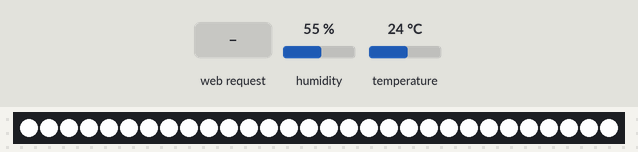
Recording of a sketch running on a simulated ESP8266 (NodeMCU). Parts: 30 RGB LEDs in strip order, left to right. Inputs (shaded band) come from the test bench; at power-on: humidity 55 %, temperature 24 °C. WiFi joins after 1.5 s; servers stay silent unless stated; what the sketch prints to the serial monitor is not drawn.

Above: at 2.7 s.
2.8 s: HTTP request GET /LED_WARN_ON received
At 5.2 s:
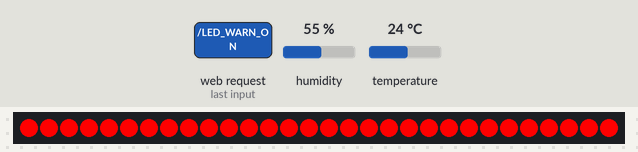
5.5 s: HTTP request GET /LED_NTH received
At 6.0 s:
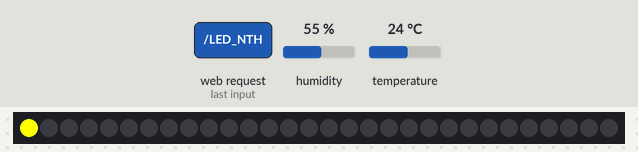
7.0 s: HTTP request GET /LED=ON received
At 8.7 s:
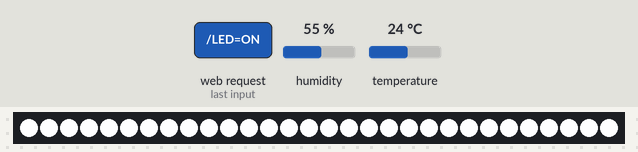
Timing chart, 0 to 10.2 s (numbered marks = the images above; inputs shaded):
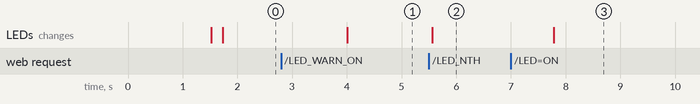

Measured:
- after the input at 2.8 s, the LEDs: change after 1.2 s (image 1)
- after the input at 5.5 s, the LEDs: change after 0.06 s (image 2)
- after the input at 7.0 s, the LEDs: change after 0.78 s (image 3)

The sketch:

non_music_dht11_addition.ino
```cpp
#include <Arduino.h>
#include <ESP8266WiFi.h>
#include <WebSocketsServer.h>
#include <Hash.h>
#include <WiFiUdp.h>
#include <Adafruit_NeoPixel.h>
#include "DHT.h"


const int LED_ON=1;
const int LED_OFF=2;
const int LED_NTH = 3;
const int LED_WARN_ON=6;
const int LED_WARN_OFF=7;
const int LED_NTH_ONLY=8;

const int TEMP_TO_WARN = 60;
const int HUMID_TO_WARN = 60;

int ledStripMode = LED_ON;

// ------------- SETUP for WS2812-----------------------
// DEFINE PIN = GPI3 (USE RX)
#define PIN 3
// Set to the number of LEDs in your LED strip
#define NUM_LEDS 30
// Maximum number of packets to hold in the buffer. Don't change this.
#define BUFFER_LEN 1024
// Toggles FPS output (1 = print FPS over serial, 0 = disable output)
#define PRINT_FPS 0

// ------------- SETUP for DHT11-----------------------
#define DHTTYPE DHT11

WiFiClient client;
const int DHTPin = 5;
const int channelID = 1855735; //
const char* dhtServer = "api.thingspeak.com";
String writeAPIKey = "43ABY00L7T9D5X6R";
const int postingInterval = 2 * 1000; // post data every 2 seconds

DHT dht(DHTPin, DHTTYPE);
// ------------------------ END SETUP ------------------------------

// Wifi and socket settings
const char* ssid     = "Dung Duong";
const char* password = "meomeogaugau";
bool state=false;


Adafruit_NeoPixel ledstrip = Adafruit_NeoPixel(30, PIN, NEO_GRB + NEO_KHZ800);

WiFiServer server(8191);

// Network information
// IP must match the IP in config.py
//IPAddress ip(192, 168, 1, 98);
// Set gateway to your router's gateway
//IPAddress gateway(192, 168, 1, 1);
//IPAddress subnet(255, 255, 255, 0);

void setup() {
    pinMode(3, FUNCTION_0);
    Serial.begin(115200);
    //WiFi.config(ip, gateway, subnet);
    WiFi.mode(WIFI_STA);
    WiFi.begin(ssid, password);
    Serial.println("");
    // Connect to wifi and print the IP address over serial
    while (WiFi.status() != WL_CONNECTED) {
        delay(500);
        Serial.print(".");
    }
     server.begin();
    Serial.println("");
    Serial.print("Connected to ");
    Serial.println(ssid);
    Serial.print("IP address: ");
    Serial.println(WiFi.localIP());
    // ledstrip.init(NUM_LEDS);
    ledstrip.begin();
    state=true;
    dht.begin();
    ledStripMode = LED_ON;
}

uint8_t N = 0;
#if PRINT_FPS
    uint16_t fpsCounter = 0;
    uint32_t secondTimer = 0;
#endif
void turnOnLed() {
    for(int i=0;i<NUM_LEDS; ++i)
      ledstrip.setPixelColor(i, 255,255,255);
    ledstrip.show();
}
void turnOffLed() {
    for(int i=0;i<NUM_LEDS; ++i)
      ledstrip.setPixelColor(i, 0,0,0);
    ledstrip.show();
}
void turnNthLed(int n){
  Serial.print("Turn on ");
  Serial.println(n);
  for(int i=0;i<NUM_LEDS; ++i){
      if(i==n) {ledstrip.setPixelColor(i,255,255,0);}
      else ledstrip.setPixelColor(i, 0,0,0);
      }
    ledstrip.show();

}
void ledWarn(){
  for(int i=0;i<30; ++i)
    ledstrip.setPixelColor(i, 255,0,0);
  ledstrip.show();
  delay(1000);
}
void dht11Handle(){
 float temp = dht.readTemperature();
  float tempF = dht.readTemperature(true);
  float humi = dht.readHumidity();
  if (isnan(temp) || isnan(humi)) {
          Serial.println("Failed to read from DHT sensor!");
          return;
  }
  if(temp > TEMP_TO_WARN && humi > HUMID_TO_WARN){
    //do something?
  }
  if (client.connect(dhtServer, 80)) {
          // Construct API request body
          String body = "field1=" + String(temp, 1) + "&field2=" + String(tempF, 1) + "&field3=" + String(humi, 1);
          client.print("POST /update HTTP/1.1\n");
          client.print("Host: api.thingspeak.com\n");
          client.print("Connection: close\n");
          client.print("X-THINGSPEAKAPIKEY: " + writeAPIKey + "\n");
          client.print("Content-Type: application/x-www-form-urlencoded\n");
          client.print("Content-Length: ");
          client.print(body.length());
          client.print("\n\n");
          client.print(body);
          client.print("\n\n");
          Serial.printf("Nhiet do %s - Do am %s\r\n", String(temp, 1).c_str(), String(humi, 1).c_str());
  }

  client.stop();

}

// ----------------------------------- GET REQUEST STRING FOR MODE USING-------------------------------

void getRequestString(){
  WiFiClient client = server.available();
  if (!client){
    return;
  }

  Serial.println("Waiting for new client");
  while(!client.available())
  {
    delay(1);
  }
  String request = client.readStringUntil('\r');
  Serial.println(request);
  client.flush();
    delay(1);
  if(request.indexOf("/LED=ON") != -1){
    Serial.println("Received");
    ledStripMode= LED_ON;
    state = true;
  }
  else if(request.indexOf("/LED=OFF") != -1){
    Serial.println("Received");
    ledStripMode= LED_OFF;
    state = true;
  }
  else if(request.indexOf("/LED_WARN_ON")!= -1){
    Serial.println("Received");
    ledStripMode= LED_WARN_ON;
    state = true;
  }
  else if(request.indexOf("/LED_WARN_OFF") != -1){
    Serial.println("Received");
    ledStripMode= LED_WARN_OFF;
    state = true;
  }
  else if(request.indexOf("/LED_NTH") != -1){
    String nth;
    int index = request.indexOf("/LED_NTH")+9;
    for(int i=index;i<request.length();++i){
      if(request[i] == ' '){
        break;
      }
      nth += request[i];
    }
    turnNthLed(nth.toInt());
  }

  Serial.println("Client disonnected");

}


void loop() {
  if(state == true){
    dht11Handle();
      if(ledStripMode == LED_ON ) {
        Serial.println("Turn on Led");
        turnOnLed();
        state = false;
        delay(50);
      }else if(ledStripMode == LED_OFF){
        Serial.println("Turn off led");
        turnOffLed();
        state = false;
        delay(50);
      }else if(ledStripMode== LED_WARN_ON){
        state = false;
        Serial.println("Led warn");
        ledWarn();
        delay(50);
      } else if(ledStripMode == LED_WARN_OFF){
        state = false;
        Serial.println("Led off");
        turnOffLed();
        delay(1);
    }}
    getRequestString();
  delay(500);
}
```
